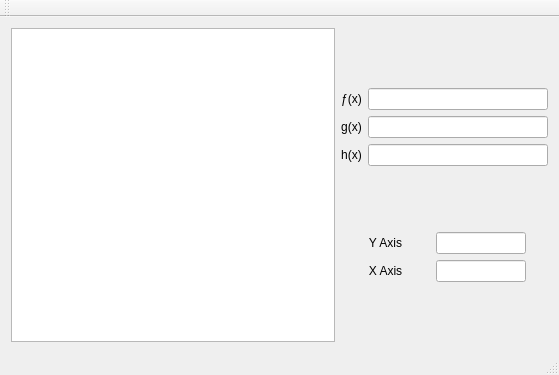
<?xml version="1.0" encoding="UTF-8"?>
<ui version="4.0">
 <class>funcplotter</class>
 <widget class="QMainWindow" name="funcplotter">
  <property name="geometry">
   <rect>
    <x>0</x>
    <y>0</y>
    <width>559</width>
    <height>375</height>
   </rect>
  </property>
  <property name="sizePolicy">
   <sizepolicy hsizetype="Fixed" vsizetype="Fixed">
    <horstretch>0</horstretch>
    <verstretch>0</verstretch>
   </sizepolicy>
  </property>
  <property name="maximumSize">
   <size>
    <width>1920</width>
    <height>1080</height>
   </size>
  </property>
  <property name="windowTitle">
   <string>MainWindow</string>
  </property>
  <widget class="QWidget" name="centralWidget">
   <property name="maximumSize">
    <size>
     <width>1920</width>
     <height>1080</height>
    </size>
   </property>
   <layout class="QGridLayout" name="gridLayout_3">
    <item row="0" column="0">
     <layout class="QGridLayout" name="gridLayout">
      <property name="sizeConstraint">
       <enum>QLayout::SetMaximumSize</enum>
      </property>
      <item row="0" column="0">
       <widget class="QGraphicsView" name="functionView"/>
      </item>
      <item row="0" column="1">
       <layout class="QVBoxLayout" name="vertical">
        <property name="sizeConstraint">
         <enum>QLayout::SetFixedSize</enum>
        </property>
        <item>
         <layout class="QGridLayout" name="grid">
          <property name="sizeConstraint">
           <enum>QLayout::SetMinimumSize</enum>
          </property>
          <item row="2" column="1">
           <widget class="QLineEdit" name="hInput">
            <property name="maximumSize">
             <size>
              <width>180</width>
              <height>16777215</height>
             </size>
            </property>
           </widget>
          </item>
          <item row="0" column="0">
           <widget class="QLabel" name="fLabel">
            <property name="sizePolicy">
             <sizepolicy hsizetype="Fixed" vsizetype="Preferred">
              <horstretch>0</horstretch>
              <verstretch>0</verstretch>
             </sizepolicy>
            </property>
            <property name="maximumSize">
             <size>
              <width>16777215</width>
              <height>16777215</height>
             </size>
            </property>
            <property name="text">
             <string>ƒ(x)</string>
            </property>
            <property name="alignment">
             <set>Qt::AlignCenter</set>
            </property>
            <property name="buddy">
             <cstring>fInput</cstring>
            </property>
           </widget>
          </item>
          <item row="1" column="1">
           <widget class="QLineEdit" name="gInput">
            <property name="sizePolicy">
             <sizepolicy hsizetype="Expanding" vsizetype="Fixed">
              <horstretch>0</horstretch>
              <verstretch>0</verstretch>
             </sizepolicy>
            </property>
            <property name="maximumSize">
             <size>
              <width>180</width>
              <height>16777215</height>
             </size>
            </property>
           </widget>
          </item>
          <item row="2" column="0">
           <widget class="QLabel" name="hLabel">
            <property name="sizePolicy">
             <sizepolicy hsizetype="Fixed" vsizetype="Preferred">
              <horstretch>0</horstretch>
              <verstretch>0</verstretch>
             </sizepolicy>
            </property>
            <property name="maximumSize">
             <size>
              <width>16777215</width>
              <height>16777215</height>
             </size>
            </property>
            <property name="text">
             <string>h(x)</string>
            </property>
            <property name="alignment">
             <set>Qt::AlignCenter</set>
            </property>
            <property name="buddy">
             <cstring>hInput</cstring>
            </property>
           </widget>
          </item>
          <item row="0" column="1">
           <widget class="QLineEdit" name="fInput">
            <property name="maximumSize">
             <size>
              <width>180</width>
              <height>16777215</height>
             </size>
            </property>
           </widget>
          </item>
          <item row="1" column="0">
           <widget class="QLabel" name="gLabel">
            <property name="sizePolicy">
             <sizepolicy hsizetype="Fixed" vsizetype="Preferred">
              <horstretch>0</horstretch>
              <verstretch>0</verstretch>
             </sizepolicy>
            </property>
            <property name="maximumSize">
             <size>
              <width>16777215</width>
              <height>16777215</height>
             </size>
            </property>
            <property name="text">
             <string>g(x)</string>
            </property>
            <property name="alignment">
             <set>Qt::AlignCenter</set>
            </property>
            <property name="buddy">
             <cstring>gInput</cstring>
            </property>
           </widget>
          </item>
         </layout>
        </item>
        <item>
         <layout class="QGridLayout" name="gridLayout_4">
          <property name="sizeConstraint">
           <enum>QLayout::SetMinimumSize</enum>
          </property>
          <item row="0" column="1">
           <widget class="QLineEdit" name="lineEdit">
            <property name="maximumSize">
             <size>
              <width>90</width>
              <height>16777215</height>
             </size>
            </property>
           </widget>
          </item>
          <item row="0" column="0">
           <widget class="QLabel" name="YAxisLabel">
            <property name="sizePolicy">
             <sizepolicy hsizetype="Fixed" vsizetype="Preferred">
              <horstretch>0</horstretch>
              <verstretch>0</verstretch>
             </sizepolicy>
            </property>
            <property name="maximumSize">
             <size>
              <width>45</width>
              <height>16777215</height>
             </size>
            </property>
            <property name="text">
             <string>Y Axis</string>
            </property>
            <property name="alignment">
             <set>Qt::AlignCenter</set>
            </property>
            <property name="buddy">
             <cstring>lineEdit</cstring>
            </property>
           </widget>
          </item>
          <item row="1" column="1">
           <widget class="QLineEdit" name="lineEdit_2">
            <property name="maximumSize">
             <size>
              <width>90</width>
              <height>16777215</height>
             </size>
            </property>
           </widget>
          </item>
          <item row="1" column="0">
           <widget class="QLabel" name="XAxisLabel">
            <property name="sizePolicy">
             <sizepolicy hsizetype="Fixed" vsizetype="Preferred">
              <horstretch>0</horstretch>
              <verstretch>0</verstretch>
             </sizepolicy>
            </property>
            <property name="maximumSize">
             <size>
              <width>45</width>
              <height>16777215</height>
             </size>
            </property>
            <property name="text">
             <string>X Axis</string>
            </property>
            <property name="alignment">
             <set>Qt::AlignCenter</set>
            </property>
            <property name="buddy">
             <cstring>lineEdit_2</cstring>
            </property>
           </widget>
          </item>
         </layout>
        </item>
       </layout>
      </item>
     </layout>
    </item>
   </layout>
  </widget>
  <widget class="QMenuBar" name="menuBar">
   <property name="geometry">
    <rect>
     <x>0</x>
     <y>0</y>
     <width>559</width>
     <height>22</height>
    </rect>
   </property>
  </widget>
  <widget class="QToolBar" name="mainToolBar">
   <attribute name="toolBarArea">
    <enum>TopToolBarArea</enum>
   </attribute>
   <attribute name="toolBarBreak">
    <bool>false</bool>
   </attribute>
  </widget>
  <widget class="QStatusBar" name="statusBar"/>
 </widget>
 <layoutdefault spacing="6" margin="11"/>
 <resources/>
 <connections/>
</ui>
